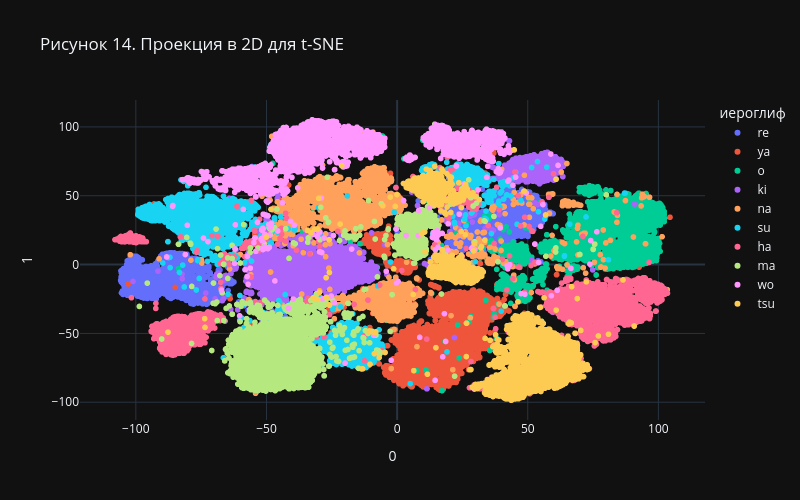

The code cell stored with this chart in its notebook:
### Markdown cell above
#### Двухмерная визуализация результатов

### Code cell
px.scatter(
    tsne_results,
    x=0,
    y=1,
    color=y,
    labels={'color': 'иероглиф'},
    template="plotly_dark",
    width=800,
    height=500,
    title="Рисунок 14. Проекция в 2D для t-SNE"
)

### Figure 1 — Plotly figure (JSON) as saved in the notebook; plotly's stock layout.template omitted (floating-point values rounded to 4 significant figures; data arrays with more than 128 entries replaced by an {"elided": "..."} marker saying what was removed)
{"data": [{"hovertemplate": "иероглиф=re<br>0=%{x}<br>1=%{y}<extra></extra>", "legendgroup": "re", "marker": {"color": "#636efa", "symbol": "circle"}, "mode": "markers", "name": "re", "showlegend": true, "type": "scattergl", "x": {"elided": "7000 float values"}, "xaxis": "x", "y": {"elided": "7000 float values"}, "yaxis": "y"}, {"hovertemplate": "иероглиф=ya<br>0=%{x}<br>1=%{y}<extra></extra>", "legendgroup": "ya", "marker": {"color": "#EF553B", "symbol": "circle"}, "mode": "markers", "name": "ya", "showlegend": true, "type": "scattergl", "x": {"elided": "7000 float values"}, "xaxis": "x", "y": {"elided": "7000 float values"}, "yaxis": "y"}, {"hovertemplate": "иероглиф=o<br>0=%{x}<br>1=%{y}<extra></extra>", "legendgroup": "o", "marker": {"color": "#00cc96", "symbol": "circle"}, "mode": "markers", "name": "o", "showlegend": true, "type": "scattergl", "x": {"elided": "7000 float values"}, "xaxis": "x", "y": {"elided": "7000 float values"}, "yaxis": "y"}, {"hovertemplate": "иероглиф=ki<br>0=%{x}<br>1=%{y}<extra></extra>", "legendgroup": "ki", "marker": {"color": "#ab63fa", "symbol": "circle"}, "mode": "markers", "name": "ki", "showlegend": true, "type": "scattergl", "x": {"elided": "7000 float values"}, "xaxis": "x", "y": {"elided": "7000 float values"}, "yaxis": "y"}, {"hovertemplate": "иероглиф=na<br>0=%{x}<br>1=%{y}<extra></extra>", "legendgroup": "na", "marker": {"color": "#FFA15A", "symbol": "circle"}, "mode": "markers", "name": "na", "showlegend": true, "type": "scattergl", "x": {"elided": "7000 float values"}, "xaxis": "x", "y": {"elided": "7000 float values"}, "yaxis": "y"}, {"hovertemplate": "иероглиф=su<br>0=%{x}<br>1=%{y}<extra></extra>", "legendgroup": "su", "marker": {"color": "#19d3f3", "symbol": "circle"}, "mode": "markers", "name": "su", "showlegend": true, "type": "scattergl", "x": {"elided": "7000 float values"}, "xaxis": "x", "y": {"elided": "7000 float values"}, "yaxis": "y"}, {"hovertemplate": "иероглиф=ha<br>0=%{x}<br>1=%{y}<extra></extra>", "legendgroup": "ha", "marker": {"color": "#FF6692", "symbol": "circle"}, "mode": "markers", "name": "ha", "showlegend": true, "type": "scattergl", "x": {"elided": "7000 float values"}, "xaxis": "x", "y": {"elided": "7000 float values"}, "yaxis": "y"}, {"hovertemplate": "иероглиф=ma<br>0=%{x}<br>1=%{y}<extra></extra>", "legendgroup": "ma", "marker": {"color": "#B6E880", "symbol": "circle"}, "mode": "markers", "name": "ma", "showlegend": true, "type": "scattergl", "x": {"elided": "7000 float values"}, "xaxis": "x", "y": {"elided": "7000 float values"}, "yaxis": "y"}, {"hovertemplate": "иероглиф=wo<br>0=%{x}<br>1=%{y}<extra></extra>", "legendgroup": "wo", "marker": {"color": "#FF97FF", "symbol": "circle"}, "mode": "markers", "name": "wo", "showlegend": true, "type": "scattergl", "x": {"elided": "7000 float values"}, "xaxis": "x", "y": {"elided": "7000 float values"}, "yaxis": "y"}, {"hovertemplate": "иероглиф=tsu<br>0=%{x}<br>1=%{y}<extra></extra>", "legendgroup": "tsu", "marker": {"color": "#FECB52", "symbol": "circle"}, "mode": "markers", "name": "tsu", "showlegend": true, "type": "scattergl", "x": {"elided": "7000 float values"}, "xaxis": "x", "y": {"elided": "7000 float values"}, "yaxis": "y"}], "layout": {"height": 500, "legend": {"title": {"text": "иероглиф"}, "tracegroupgap": 0}, "title": {"text": "Рисунок 14. Проекция в 2D для t-SNE"}, "width": 800, "xaxis": {"anchor": "y", "domain": [0, 1], "title": {"text": "0"}}, "yaxis": {"anchor": "x", "domain": [0, 1], "title": {"text": "1"}}}}
